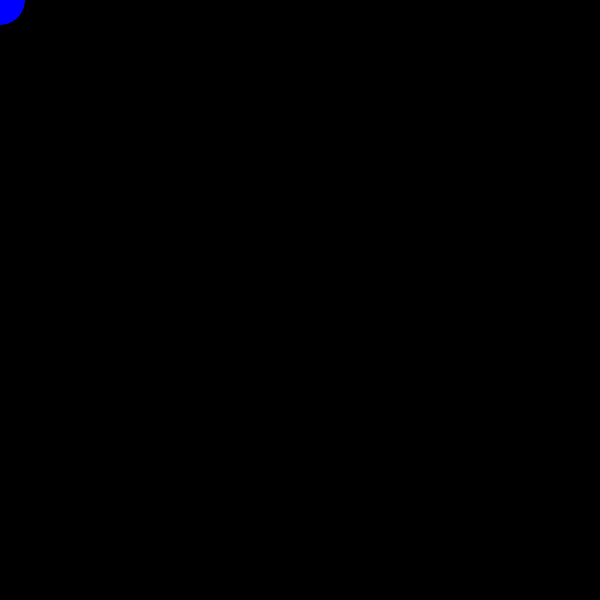
Frame 1 (no input)
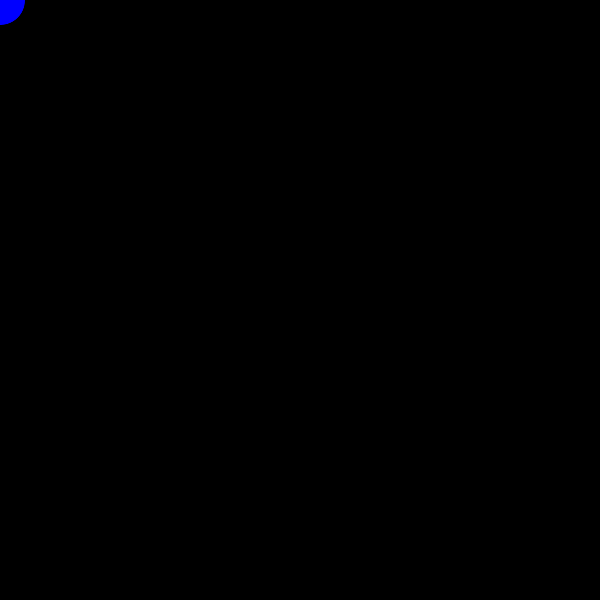
Frame 60 (the mouse pressed at the canvas centre just before this capture)
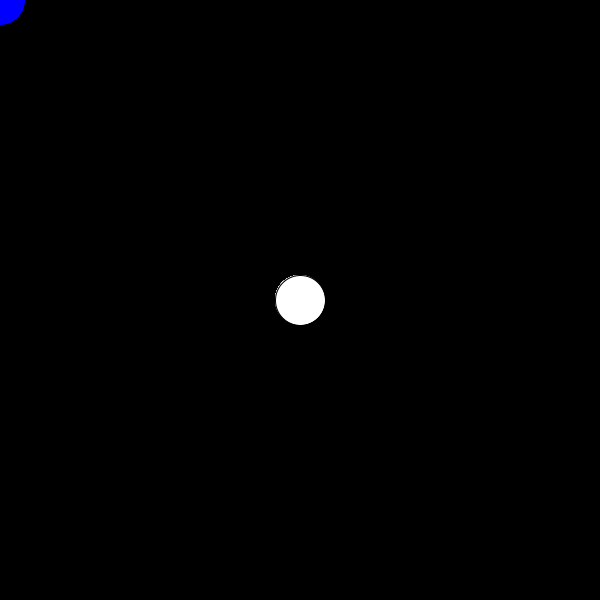
Frame 120 (the mouse held since frame 60 and released just before this capture)

The Processing sketch that drew these frames (run headless with seeded random() and noise(); from frame 60 on, the mouse is pressed at the canvas centre):

// Processing sketch: Exercise_A3
// ── Exercise_A3.pde
// Michael Lam
// March 9, 2018
// Set A, Exercise 3: Beautiful circles that follow the mouse.

// Last updated May 26, 2018
// - Canvas size decreased to accomodate Assignment 2

void setup() {
 size(600, 600);
 background(0);
}

void draw() {
  fill(mouseX, mouseY, 255);
  ellipse(mouseX, mouseY, 50, 50);
}
